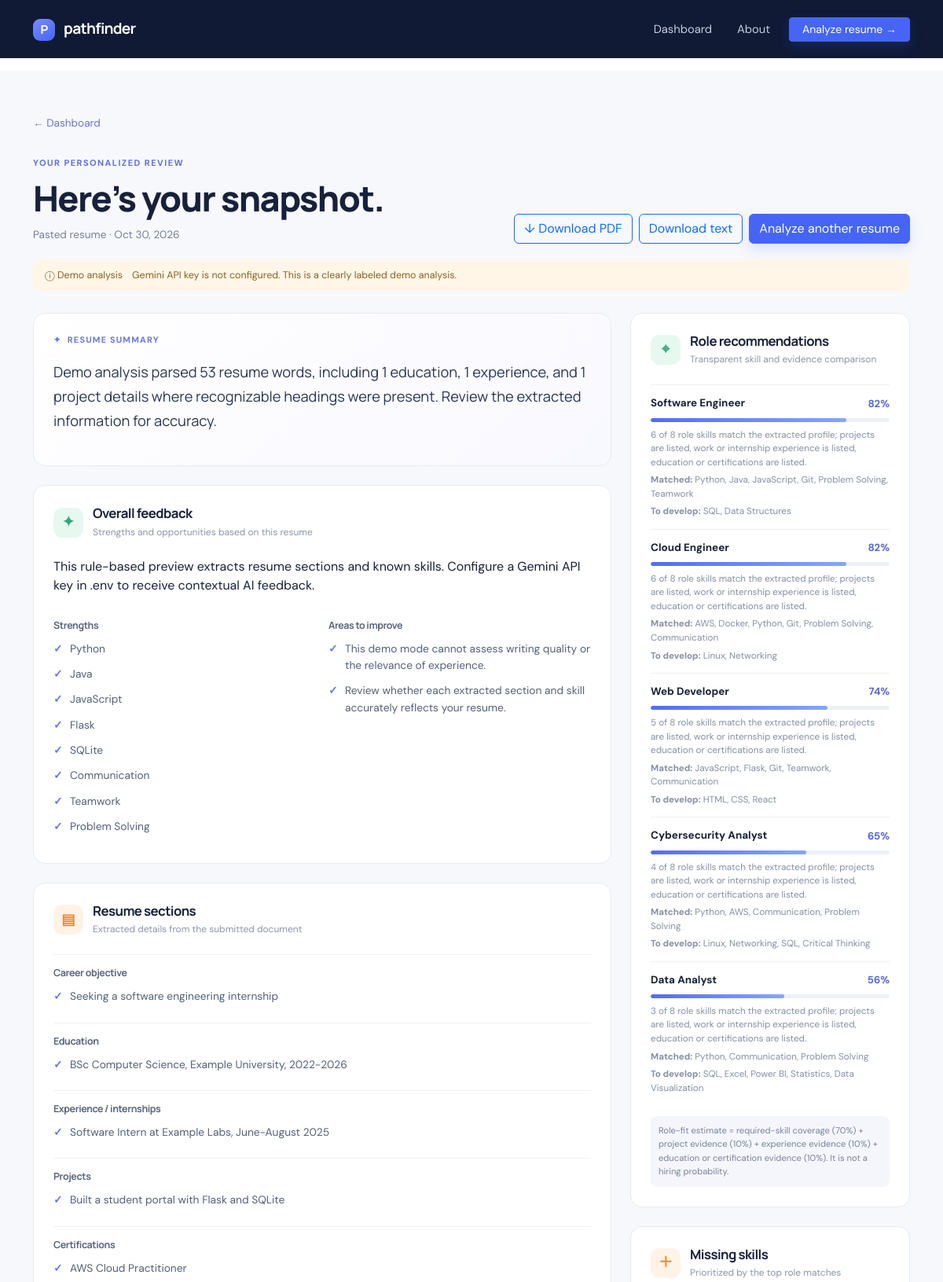
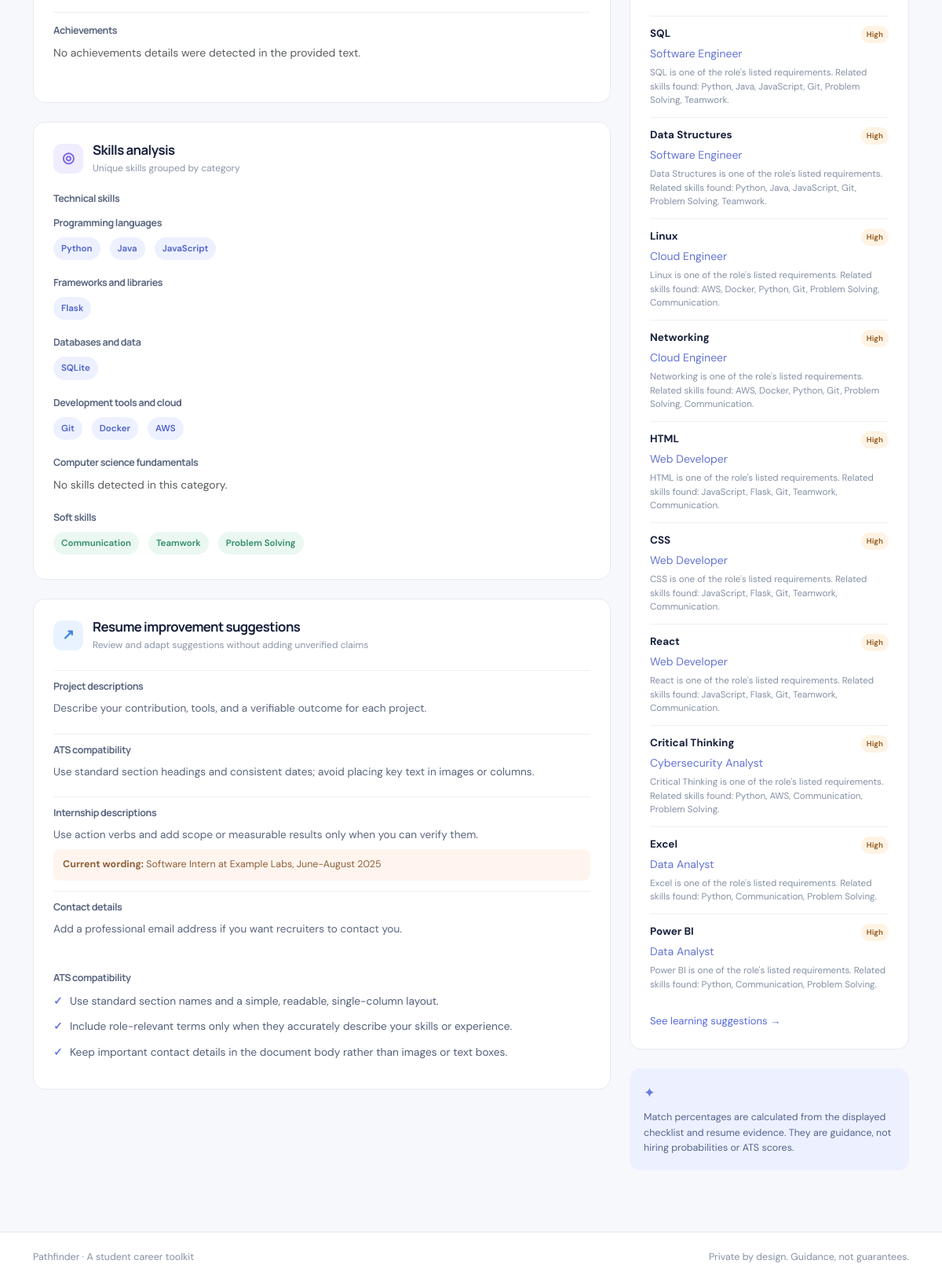
Page /analysis/2 on the committed database (2 pictures, top to bottom).
### database/models.py (models this page shows)
class Analysis(db.Model):
    id = db.Column(db.Integer, primary_key=True)
    created_at = db.Column(
        db.DateTime, nullable=False, default=lambda: datetime.now(timezone.utc)
    )
    original_filename = db.Column(db.String(255), nullable=False, default="Pasted resume")
    target_role = db.Column(db.String(100), nullable=False, default="")
    analysis_json = db.Column(db.Text, nullable=False)
    analysis_mode = db.Column(db.String(20), nullable=False, default="demo")

### routes.py (the view)
@main.get("/analysis/<int:analysis_id>")
def results(analysis_id: int):
    record = db.session.get(Analysis, analysis_id)
    if record is None:
        abort(404)
    analysis = _prepare_analysis(json.loads(record.analysis_json), record.analysis_mode)
    return render_template("results.html", record=record, analysis=analysis)

### templates/results.html (shortened to what this page needs)
{% extends "base.html" %}
{% block content %}
<section class="page-section"><div class="container">
  <div class="results-heading d-flex flex-column flex-md-row justify-content-between gap-3 align-items-md-end">
    <div><a class="back-link" href="{{ url_for('main.dashboard') }}">← Dashboard</a><span class="eyebrow dark-eyebrow d-block mt-3">YOUR PERSONALIZED REVIEW</span><h1>Here’s your snapshot.</h1><p>{{ record.original_filename }} · {{ record.created_at.strftime('%b %d, %Y') }}</p></div>
    <div class="d-flex flex-wrap gap-2"><a class="btn btn-outline-primary" href="{{ url_for('main.pdf_report', analysis_id=record.id) }}">↓ Download PDF</a><a class="btn btn-outline-primary" href="{{ url_for('main.report', analysis_id=record.id) }}">Download text</a><a class="btn btn-primary" href="{{ url_for('main.upload') }}">Analyze another resume</a></div>
  </div>
  <div class="mode-note {{ 'demo-note' if record.analysis_mode == 'demo' else 'ai-note' }}"><span>{{ 'ⓘ Demo analysis' if record.analysis_mode == 'demo' else '✦ Gemini AI analysis' }}</span><span>{{ analysis.analysis_notice or ('Model-generated analysis; verify suggestions.' if record.analysis_mode == 'gemini' else 'Rule-based analysis only; not AI-generated.') }}</span></div>
  <div class="row g-4 mt-1">
    <div class="col-lg-8">
      <article class="result-card summary-card"><div class="card-eyebrow">✦ &nbsp;RESUME SUMMARY</div><p class="summary-copy">{{ analysis.resume_summary }}</p></article>
      <article class="result-card mt-4"><div class="result-title"><span class="item-icon green">✦</span><div><h2>Overall feedback</h2><p>Strengths and opportunities based on this resume</p></div></div><p>{{ analysis.overall_feedback }}</p><div class="row g-3 mt-2"><div class="col-md-6"><h3 class="subheading">Strengths</h3><ul class="action-list">{% for item in analysis.strengths %}<li>{{ item }}</li>{% else %}<li>Review your listed experience and skills.</li>{% endfor %}</ul></div><div class="col-md-6"><h3 class="subheading">Areas to improve</h3><ul class="action-list">{% for item in analysis.weaknesses %}<li>{{ item }}</li>{% else %}<li>No specific weaknesses were identified.</li>{% endfor %}</ul></div></div></article>
      <article class="result-card mt-4"><div class="result-title"><span class="item-icon orange">▤</span><div><h2>Resume sections</h2><p>Extracted details from the submitted document</p></div></div>
        {% for label, key in [('Career objective', 'career_objective'), ('Education', 'education'), ('Experience / internships', 'experience'), ('Projects', 'projects'), ('Certifications', 'certifications'), ('Achievements', 'achievements')] %}
        <div class="resume-section"><h3 class="subheading">{{ label }}</h3>{% if analysis[key] %}<ul class="action-list">{% for item in analysis[key] %}<li>{{ item }}</li>{% endfor %}</ul>{% else %}<p class="text-muted small">No {{ label|lower }} details were detected in the provided text.</p>{% endif %}</div>
        {% endfor %}
      </article>
      <article class="result-card mt-4"><div class="result-title"><span class="item-icon violet">◎</span><div><h2>Skills analysis</h2><p>Unique skills grouped by category</p></div></div><h3 class="subheading">Technical skills</h3>
        {% for category, skills in analysis.technical_skill_categories.items() %}<h3 class="subheading mt-3">{{ category }}</h3><div class="d-flex flex-wrap gap-2">{% for skill in skills %}<span class="skill-chip">{{ skill }}</span>{% else %}<span class="text-muted small">No skills detected in this category.</span>{% endfor %}</div>{% endfor %}
        <h3 class="subheading mt-4">Soft skills</h3><div class="d-flex flex-wrap gap-2">{% for skill in analysis.soft_skills %}<span class="skill-chip soft-chip">{{ skill }}</span>{% else %}<span class="text-muted small">No soft skills were identified.</span>{% endfor %}</div>
      </article>
      <article class="result-card mt-4"><div class="result-title"><span class="item-icon blue">↗</span><div><h2>Resume improvement suggestions</h2><p>Review and adapt suggestions without adding unverified claims</p></div></div>
        {% for item in analysis.resume_improvements %}<div class="improvement-item"><h3 class="subheading">{{ item.category }}</h3><p>{{ item.suggestion }}</p>{% if item.weak_example %}<div class="example-line"><strong>Current wording:</strong> {{ item.weak_example }}</div>{% endif %}</div>{% endfor %}
        <h3 class="subheading mt-4">ATS compatibility</h3><ul class="action-list">{% for item in analysis.ats_suggestions %}<li>{{ item }}</li>{% endfor %}</ul>
      </article>
    </div>
    <div class="col-lg-4">
      <article class="result-card"><div class="result-title"><span class="item-icon green">⌖</span><div><h2>Role recommendations</h2><p>Transparent skill and evidence comparison</p></div></div>
        {% for role in analysis.job_recommendations %}<div class="match-item"><div class="d-flex justify-content-between align-items-center"><strong>{{ role.job_title }}</strong><span class="match-percent">{{ role.match_percentage }}%</span></div><div class="mini-track"><span style="width:{{ role.match_percentage }}%"></span></div><p>{{ role.reason }}</p><p class="match-detail"><strong>Matched:</strong> {{ role.matching_skills|join(', ') if role.matching_skills else 'No checklist skills detected' }}</p><p class="match-detail"><strong>To develop:</strong> {{ role.missing_skills|join(', ') if role.missing_skills else 'None from this role checklist' }}</p></div>{% endfor %}
        <p class="match-criteria">{{ analysis.match_criteria }}</p>
      </article>
      <article class="result-card mt-4"><div class="result-title"><span class="item-icon orange">＋</span><div><h2>Missing skills</h2><p>Prioritized by the top role matches</p></div></div>
        {% for item in analysis.missing_skills[:10] %}<div class="gap-item"><div class="d-flex justify-content-between gap-2"><strong>{{ item.skill }}</strong><span class="importance-pill">{{ item.importance }}</span></div><small>{{ item.job_role }}</small><p>{{ item.why_it_matters }}</p></div>{% else %}<p class="small text-muted">No skills gaps were identified for the recommended roles.</p>{% endfor %}
        <a class="text-link d-block mt-3" href="{{ url_for('main.learning', analysis_id=record.id) }}">See learning suggestions →</a>
      </article>
      <article class="quote-card mt-4"><span>✦</span><p>Match percentages are calculated from the displayed checklist and resume evidence. They are guidance, not hiring probabilities or ATS scores.</p></article>
    </div>
  </div>
</div></section>
{% endblock %}

### templates/base.html (shortened to what this page needs)
<!doctype html>
<html lang="en">
<head>
  <link href="https://cdn.jsdelivr.net/npm/bootstrap@5.3.3/dist/css/bootstrap.min.css" rel="stylesheet">
  <link href="{{ url_for('static', filename='css/style.css') }}" rel="stylesheet">
</head>
<body>
  <nav class="navbar navbar-expand-lg navbar-dark site-nav">
    <div class="container">
      <a class="navbar-brand fw-bold" href="{{ url_for('main.home') }}"><span class="brand-mark">P</span> pathfinder</a>
      <div class="collapse navbar-collapse" id="mainNav">
        <div class="navbar-nav ms-auto align-items-lg-center gap-lg-3">
          <a class="nav-link" href="{{ url_for('main.dashboard') }}">Dashboard</a>
          <a class="nav-link" href="{{ url_for('main.about') }}">About</a>
          <a class="btn btn-primary btn-sm px-3" href="{{ url_for('main.upload') }}">Analyze resume <span aria-hidden="true">→</span></a>
        </div>
      </div>
    </div>
  </nav>
  <main>
    <div class="container flash-wrap">
    </div>
    {% block content %}{% endblock %}
  </main>
  <footer class="footer"><div class="container d-flex flex-column flex-md-row justify-content-between gap-2"><span>Pathfinder · A student career toolkit</span><span>Private by design. Guidance, not guarantees.</span></div></footer>
</body>
</html>

### rows in the picture
Analysis: original_filename "Pasted resume", created_at "Oct 30, 2026", analysis_mode "ⓘ Demo analysis"

### other values in the picture
{{ analysis.resume_summary }} "Demo analysis parsed 53 resume words, including 1 education, 1 experience, and 1 project details where recognizable headings were present. Review the extracted information for accuracy."
{{ analysis.overall_feedback }} "This rule-based preview extracts resume sections and known skills. Configure a Gemini API key in .env to receive contextual AI feedback."
{{ item }} "Python" "Java" "JavaScript" "Flask" "SQLite" "Communication" "Teamwork" "Problem Solving"
{{ item }} "This demo mode cannot assess writing quality or the relevance of experience." "Review whether each extracted section and skill accurately reflects your resume."
{{ label }} "Career objective" "Education" "Experience / internships" "Projects" "Certifications" "Achievements"
{{ item }} "Seeking a software engineering internship" "BSc Computer Science, Example University, 2022-2026" "Software Intern at Example Labs, June-August 2025" "Built a student portal with Flask and SQLite" "AWS Cloud Practitioner"
{{ label|lower }} "achievements"
{{ category }} "Programming languages" "Frameworks and libraries" "Databases and data" "Development tools and cloud" "Computer science fundamentals"
{{ skill }} "Python" "Java" "JavaScript" "Flask" "SQLite" "Git" "Docker" "AWS"
{{ skill }} "Communication" "Teamwork" "Problem Solving"
{{ item.category }} "Project descriptions" "ATS compatibility" "Internship descriptions" "Contact details"
{{ item.suggestion }} "Describe your contribution, tools, and a verifiable outcome for each project." "Use standard section headings and consistent dates; avoid placing key text in images or columns." "Use action verbs and add scope or measurable results only when you can verify them." "Add a professional email address if you want recruiters to contact you."
{{ item.weak_example }} "Software Intern at Example Labs, June-August 2025"
{{ item }} "Use standard section names and a simple, readable, single-column layout." "Include role-relevant terms only when they accurately describe your skills or experience." "Keep important contact details in the document body rather than images or text boxes."
{{ role.job_title }} "Software Engineer" "Cloud Engineer" "Web Developer" "Cybersecurity Analyst" "Data Analyst"
